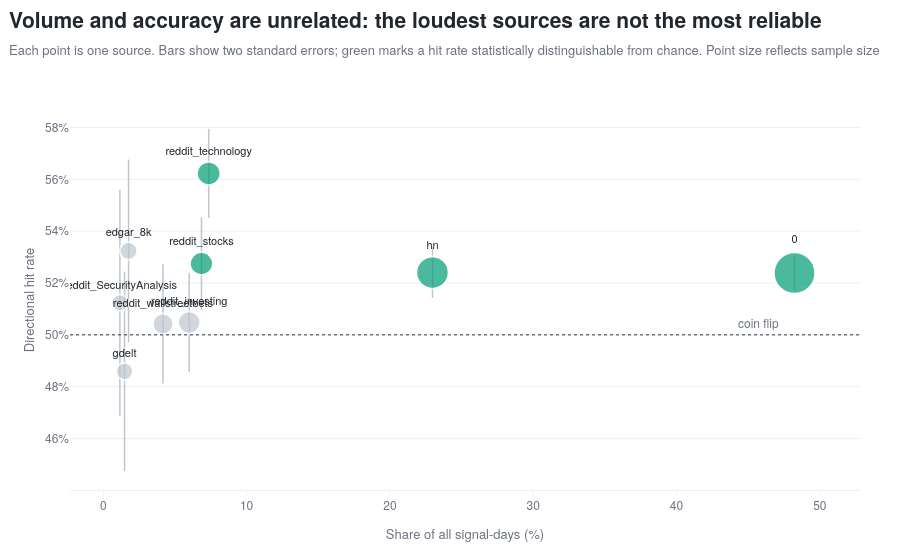

The cell this chart's notebook holds for it:
### Code cell
fig = go.Figure()

fig.add_hline(y=0.5, line_color=MUTED, line_width=1.5, line_dash='dot')
fig.add_annotation(x=src.share.max()*0.98, y=0.5, text='coin flip',
                   showarrow=False, yshift=12, xanchor='right',
                   font=dict(color=MUTED, size=12))

colors = [ACCENT if s else CONTEXT for s in src.significant]
fig.add_trace(go.Scatter(
    x=src.share, y=src.hit_rate, mode='markers+text',
    marker=dict(size=np.sqrt(src.signals_n)/5 + 12, color=colors,
                line=dict(color='white', width=2)),
    text=src.source, textposition='top center',
    textfont=dict(size=11, color=INK),
    error_y=dict(type='data', array=2*src.se, color=CONTEXT, width=0, thickness=1.5),
    customdata=np.stack([src.signals_n, src['se']], axis=-1),
    hovertemplate=('<b>%{text}</b><br>hit rate %{y:.1%}'
                   '<br>%{customdata[0]:,} signals'
                   '<br>%{x:.1f}% of corpus<extra></extra>'),
    showlegend=False))

fig.update_xaxes(title='Share of all signal-days (%)')
fig.update_yaxes(title='Directional hit rate', tickformat='.0%')

best = src.iloc[0]
titled(fig,
       'Volume and accuracy are unrelated: the loudest sources are not the most reliable',
       'Each point is one source. Bars show two standard errors; green marks a hit rate '
       'statistically distinguishable from chance. Point size reflects sample size',
       height=560)
fig.show()

print(f'Best hit rate: {best.source} at {best.hit_rate:.1%} on {best.signals_n:,} signals')
print(f'Sources with a statistically meaningful edge: '
      f'{int(src.significant.sum())} of {len(src)}')
print('Weighting by volume would hand influence to whichever feed publishes most,')
print('which this shows is not the same as whichever feed is most often right.')

### Figure 1 — Plotly figure (JSON) as saved in the notebook; plotly's stock layout.template omitted (floating-point values rounded to 4 significant figures)
{"data": [{"customdata": [[3340.0, 0.008584], [802.0, 0.01762], [3111.0, 0.008951], [10430.0, 0.004891], [21890.0, 0.003376], [527.0, 0.02177], [2722.0, 0.009583], [1892.0, 0.01149], [675.0, 0.01924]], "error_y": {"array": [0.01717, 0.03524, 0.0179, 0.009782, 0.006751, 0.04355, 0.01917, 0.02299, 0.03847], "color": "#BFC5CF", "thickness": 1.5, "type": "data", "width": 0}, "hovertemplate": "<b>%{text}</b><br>hit rate %{y:.1%}<br>%{customdata[0]:,} signals<br>%{x:.1f}% of corpus<extra></extra>", "marker": {"color": ["#009E73", "#BFC5CF", "#009E73", "#009E73", "#009E73", "#BFC5CF", "#BFC5CF", "#BFC5CF", "#BFC5CF"], "line": {"color": "white", "width": 2}, "size": [23.56, 17.66, 23.16, 32.42, 41.59, 16.59, 22.43, 20.7, 17.2]}, "mode": "markers+text", "showlegend": false, "text": ["reddit_technology", "edgar_8k", "reddit_stocks", "hn", "0", "reddit_SecurityAnalysis", "reddit_investing", "reddit_wallstreetbets", "gdelt"], "textfont": {"color": "#22262E", "size": 11}, "textposition": "top center", "type": "scatter", "x": [7.359, 1.767, 6.855, 22.97, 48.23, 1.161, 5.997, 4.169, 1.487], "y": [0.5623, 0.5324, 0.5275, 0.524, 0.5239, 0.5123, 0.5048, 0.5042, 0.4859]}], "layout": {"annotations": [{"font": {"color": "#6B7280", "size": 12}, "showarrow": false, "text": "coin flip", "x": 47.27, "xanchor": "right", "y": 0.5, "yshift": 12}], "height": 560, "shapes": [{"line": {"color": "#6B7280", "dash": "dot", "width": 1.5}, "type": "line", "x0": 0, "x1": 1, "xref": "x domain", "y0": 0.5, "y1": 0.5, "yref": "y"}], "title": {"text": "<b>Volume and accuracy are unrelated: the loudest sources are not the most reliable</b><br><span style='font-size:13px;color:#6B7280'>Each point is one source. Bars show two standard errors; green marks a hit rate statistically distinguishable from chance. Point size reflects sample size</span>"}, "xaxis": {"title": {"text": "Share of all signal-days (%)"}}, "yaxis": {"tickformat": ".0%", "title": {"text": "Directional hit rate"}}}}
